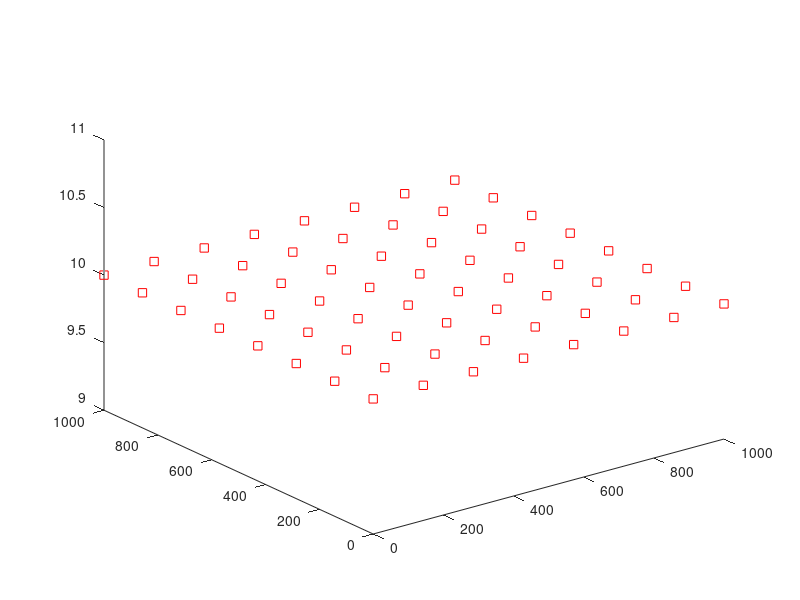

This figure's MATLAB source: (Note: this script raises an error after producing the figure.)
%% ------------------------------------
% This code generates Fig 3 from the paper "6G Positioning and Sensing 
% Through the Lens of Sustainability, Inclusiveness, and Trustworthiness"
% by H. Wymeersch et al, IEEE WCM, 2025. 
% (c) H. Wymeersch, November 2024, all rights reserved. 
% ------------------------------------

close all
clear all
clc
warning off 
rng(0);
% ------------------------------
% 1. Set system parameters:
% ------------------------------
par.Delta_f=40e-6;          % subcarrier spacing in Hz
par.Ns=2000;                 % number of subcarriers
par.W=par.Ns*par.Delta_f;   % system bandwidth in GHz
par.c=0.3;                  % speed of light in m/ns
par.N0_dBmHz=-174;          % noise PSD in dbm/Hz
par.NF_dB=0;                % receiver noise figure dB
par.N0=10^(0.1*(par.N0_dBmHz+par.NF_dB))*1e9; % noise PSD  [W/GHz] (290 Kelvin * Boltzmann constant in W/Hz)
geom.dim=2;                 % this is how many dimensions we estimate: 1 = X-coordinate, 2 = X&Y coordinate, 3 = not supported. I recommend setting to 1 to reduce simulation time of the estimators
par.TIR=0.1;

% UE locations where we compute the rate and PEB
Nx=100;
Ny=99;
x = linspace(0,1000,Nx);
y = linspace(0,1000,Ny);
[X,Y] = meshgrid(x,y);
geom.allUE=[X(:) Y(:) ones(Nx*Ny,1)*2]'; % all the UE locations we test

% ------------------------------
% 2. Choose variable parameter
% ------------------------------
free_parameter='base stations';
%free_parameter='power';
%free_parameter='bandwidth';
%free_parameter='frequency';



% ------------------------------
% 3. Default values for variable parameter
% ------------------------------
f_c_vec=5.9;
B_vec=par.W;
M_BS_vec=6;
P_vec=20;

% generate a grid of all the BS locations
N_BS_x=8;
x = linspace(0,1000,N_BS_x);
y = linspace(0,1000,N_BS_x);
[X,Y] = meshgrid(x,y);
geom.allBS=[X(:) Y(:) ones(N_BS_x^2,1)*10]';
figure(100)
plot3(geom.allBS(1,:),geom.allBS(2,:),geom.allBS(3,:),'rs')
geom.BS=geom.allBS(:,1:M_BS_vec);

col_num = size(geom.allBS, 2);
random_cols= randperm(col_num );
geom.allBS=geom.allBS(:,random_cols);
geom.BS=geom.allBS(:,1:M_BS_vec);
geom.M_BS=M_BS_vec;


% ------------------------------
% 4. Adapt range of variable parameters
% ------------------------------

switch free_parameter
    case {'power'}
        N_val=20;       
        P_vec=linspace(-10,15,N_val);         
        x_vector=P_vec;
    case {'bandwidth'}
        N_val=15;
        B_vec=round(logspace(-4,0,N_val)/par.Delta_f)*par.Delta_f;        
        x_vector=B_vec;
    case {'frequency'}
        N_val=10;
        f_c_vec=logspace(0.2,2.4,N_val);                   
        N_val=length(f_c_vec);
        x_vector=f_c_vec;
    case {'base stations'}              
        M_BS_vec=1:N_BS_x^2;     
        N_val=length(M_BS_vec);        
        x_vector=M_BS_vec;
    otherwise 
        error('not supported');
end


% some vectors to collect statistics
N_val=length(x_vector);
PEB_delay=zeros(N_val,Nx*Ny);
PEB_delay_robust=zeros(N_val,Nx*Ny);
Rate=zeros(N_val,Nx*Ny);
PEB_delay_cov=zeros(N_val,1);
Rate_cov=zeros(N_val,1);
PEB_delay_avg=zeros(N_val,1);
Rate_avg=zeros(N_val,1);
power_comm=zeros(N_val,1);
energy_pos=zeros(N_val,1);

Precision_avg=zeros(N_val,1);
Precision_cov=zeros(N_val,1);



% ------------------------------
% 5. Start simulation, loop over free parameter
% ------------------------------
for counter=1:N_val                                 % loop over the free parameter
    counter    
    % set the remaining parametrs
    switch free_parameter
        case {'power'}
            par.P_dBm=P_vec(counter);                % transmit power in dBm        
            par.P=10^(0.1*par.P_dBm);                % transmit power in mW              
            par.W=B_vec;
            par.Ns=round(par.W/par.Delta_f);        
            par.fc=f_c_vec;                         % carrier in GHz
            par.lambda=par.c/par.fc;                % wavelength in meter
            geom.M_BS=M_BS_vec;
            geom.BS=geom.allBS(:,1:geom.M_BS);            
        case {'bandwidth'}
            par.P_dBm=P_vec;                        % transmit power in dBm        
            par.P=10^(0.1*par.P_dBm);               % transmit power in mW  
            par.W=B_vec(counter);
            par.Ns=round(par.W/par.Delta_f);      
            par.fc=f_c_vec;                         % carrier in GHz
            par.lambda=par.c/par.fc;                % wavelength in meter
            geom.M_BS=M_BS_vec;
            geom.BS=geom.allBS(:,1:geom.M_BS);            
        case {'frequency'}
            par.P_dBm=P_vec;                % transmit power in dBm        
            par.P=10^(0.1*par.P_dBm);                % transmit power in mW  
            par.W=B_vec;
            par.Ns=round(par.W/par.Delta_f);        
            par.fc=f_c_vec(counter);               % carrier in GHz
            par.lambda=par.c/par.fc;                % wavelength in meter
             geom.M_BS=M_BS_vec;
            geom.BS=geom.allBS(:,1:geom.M_BS);            
        case {'base stations'}            
            par.P_dBm=P_vec;                % transmit power in dBm        
            par.P=10^(0.1*par.P_dBm);                % transmit power in mW  
            par.W=B_vec;
            par.Ns=round(par.W/par.Delta_f);        
            par.fc=f_c_vec;               % carrier in GHz
            par.lambda=par.c/par.fc;                % wavelength in meter           
            geom.M_BS=M_BS_vec(counter);
            geom.BS=geom.allBS(:,1:geom.M_BS);            
    end
    
    M=geom.M_BS;    
    power_comm(counter)=par.P;
    energy_pos(counter)= par.P*M;
    for k=1:Nx*Ny   % for all UE positions
        geom.UE=geom.allUE(:,k);            % fix the location        
        d=vecnorm(geom.UE-geom.BS)';        % compute distances
        Es = par.P/(par.Ns*par.Delta_f);    % energy per subcarrier
        rho=par.lambda./(4*pi*d);           % path loss
        SNR=Es*rho.^2/par.N0;               % SNR per subcarrier
        Rate(counter,k)=par.Ns*par.Delta_f*log2(1+max(SNR));    % rate 
        
        % compute the FIM of the distances obtained from TOA 
        J_tau=diag(2*SNR*pi^2*(par.W)^2/(3*(par.c)^2));     % distance estimates from delays               
               
        [PEB_delay(counter,k),J_delay,C_position]=computePEB_delay(par,geom,J_tau,1:M);  % delay only 
        if (abs(imag(PEB_delay(counter,k)))>0)
            PEB_delay(counter,k)=+inf; % if the UE location cannot be estimated
            C_position=eye(2)*(+Inf);
        end  
        PEB_delay_robust(counter,k)=+inf;
        
        sigma_pos(1)=sqrt(C_position(1,1));
        sigma_pos(2)=sqrt(C_position(2,2));
        
        for n=1:2
            PL(n)=findPL(sigma_pos(n),par.TIR/2);
        end
        
                
        PL_XY=sqrt(PL(1)^2+PL(2)^2);

        if abs(imag(PL_XY))>0
            keyboard
        end        
        PEB_delay_robust(counter,k)=PL_XY;        

    end
    
    Rate_cov(counter)=prctile(Rate(counter,:),5);               % 95% coverage (higher is better)
    Rate_avg(counter)=median(Rate(counter,:));                  % median value, since mean is inf in many cases  
    
    PEB_delay_cov(counter)=prctile(PEB_delay(counter,:),95);    % 95% coverage (lower is better)
    PEB_delay_avg(counter)=median(PEB_delay(counter,:));        % median value, since mean is inf in many cases
    PEB_delay_robust_cov(counter)=prctile(PEB_delay_robust(counter,:),95);    % 95% coverage (lower is better)
    PEB_delay_robust_avg(counter)=median(PEB_delay_robust(counter,:));        % median value, since mean is inf in many cases
    

    Precision_cov(counter)=prctile(1./(PEB_delay(counter,:)).^2,95);    % estimate of precision in (m^-2). Not super-correct
    Precision_avg(counter)=median(1./(PEB_delay(counter,:)).^2);        % estimate of precision in (m^-2). Not super-correct
end


% ------------------------------
% 6. Plot the results
% ------------------------------
figure
yyaxis left
ha=semilogy(x_vector,PEB_delay_cov,'b',x_vector,PEB_delay_avg,'b--',x_vector,PEB_delay_robust_avg, 'b:','MarkerIndices',1:10:length(x_vector),'LineWidth',2);                                       
yyaxis left
ylim([0.01 1000]);
ylabel('RMSE [m]','Interpreter','latex','FontSize',14)
yyaxis right
hb=plot(x_vector,Rate_cov,'r',x_vector,Rate_avg,'r--','LineWidth',2);
xlim([1 N_BS_x^2]);
legend('inclusive accuracy','median accuracy','trustworthy accuracy','inclusive rate','median rate','FontSize',12);                                        
%legend('95% PEB','median PEB','95% rate','median rate','Interpreter','latex','FontSize',14);    % <- this didn't work :(                                   
ylabel('rate [Gb/s]','Interpreter','latex','FontSize',14)
switch free_parameter
    case {'power'}       
        xlabel('power in dBm','Interpreter','latex','FontSize',14)   
    case {'bandwidth'}
        xlabel('bandwidth in GHz','Interpreter','latex','FontSize',14)        
    case {'frequency'}        
        xlabel('carrier in GHz','Interpreter','latex','FontSize',14)        
    case {'base stations'}        
        xlabel('number of BSs (CAPEX and OPEX)','Interpreter','latex','FontSize',14)        
end
set(gcf, 'Color', 'w');
